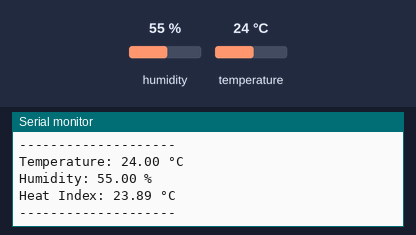
Bench run of a sketch on a simulated Arduino Uno, built with avr-gcc and run on an emulated ATmega328P. On the bench: the last lines printed to the serial monitor. Inputs (shaded band) come from the test bench; at power-on: temperature 24 °C, humidity 55 %.

Above: at 4.8 s.
4.9 s: temperature set to 33 °C
At 6.7 s:
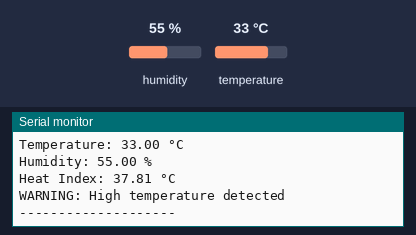
9.8 s: humidity set to 22 %
At 11.7 s:
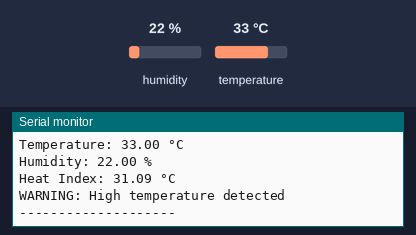
12.8 s: humidity set to 40 %
At 15.5 s:
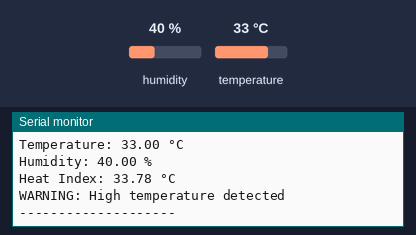
Timing chart, 0 to 17.0 s (numbered marks = the images above; inputs shaded):
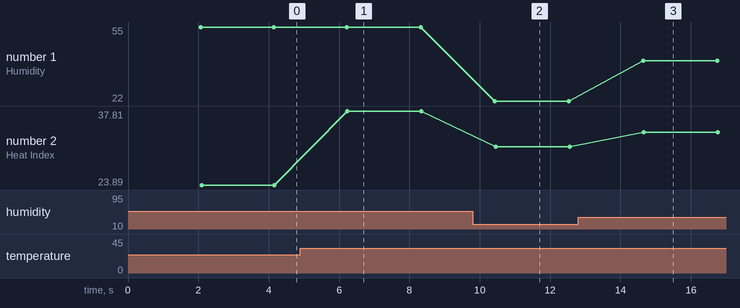

Measured:
- after the input at 4.9 s, the serial monitor: prints a new line after 1.3 s (image 1)
- after the input at 9.8 s, the serial monitor: prints a new line after 0.63 s (image 2)
- after the input at 12.8 s, the serial monitor: prints a new line after 1.8 s (image 3)
- plotted number 1: 55 → 22 after the input at 9.8 s, 22 → 40 after the input at 12.8 s
- plotted number 2: 23.89 → 37.81 after the input at 4.9 s, 37.81 → 31.09 after the input at 9.8 s, 31.09 → 33.78 after the input at 12.8 s

The sketch:

DHT11_monitor.ino
```cpp
#include "DHT.h"

#define DHTPIN 2
#define DHTTYPE DHT11

DHT dht(DHTPIN, DHTTYPE);

void setup() {
  Serial.begin(9600);
  dht.begin();
  Serial.println("DHT11 Ready");
}

void loop() {
  delay(2000); // DHT11 needs 2 seconds between readings

  float humidity = dht.readHumidity();
  float temperature = dht.readTemperature(); // Celsius by default

  if (isnan(humidity) || isnan(temperature)) {
    Serial.println("Failed to read from DHT11");
    return;
  }
  float heatIndex = dht.computeHeatIndex(temperature, humidity, false);
  Serial.println("--------------------");
  Serial.print("Temperature: ");
  Serial.print(temperature);
  Serial.println(" °C");

  Serial.print("Humidity: ");
  Serial.print(humidity);
  Serial.println(" %");

  Serial.print("Heat Index: ");
  Serial.print(heatIndex);
  Serial.println(" °C");

  if (temperature > 30.0) {
  Serial.println("WARNING: High temperature detected");

}
  Serial.println("--------------------");
}
```
